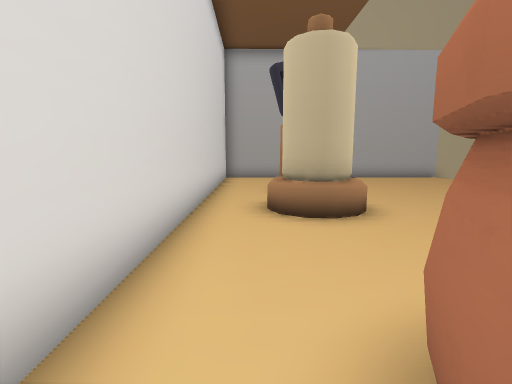
View 1 (above)

16 first-person views from a walk through a scene from a Unity 3-D project. The camera is 1.2 m above the floor, tilts 8° down and sees 85° across. The floor is counted in squares, 1 m on a side. Each view is taken from the middle of a square. On the plan, view 1 faces up. The plan holds only what a view shows up to about 13 squares ahead; the rest is blank. The place goes on beyond the plan.

View 2
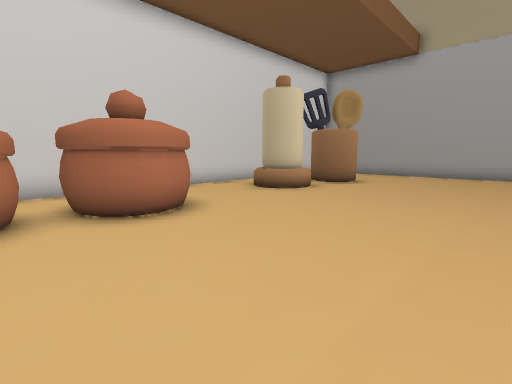

View 3
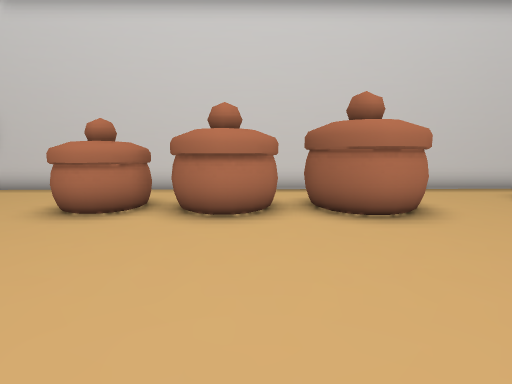

View 4
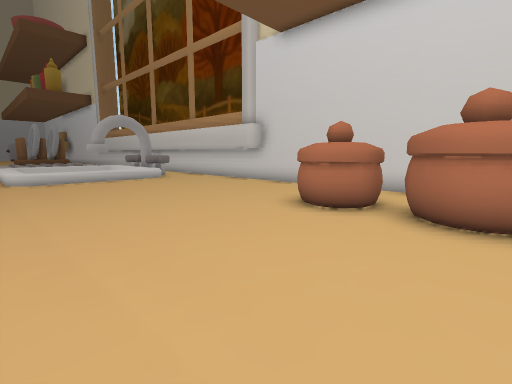

View 5
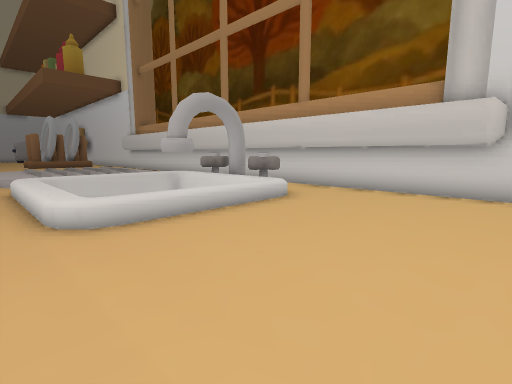

View 6
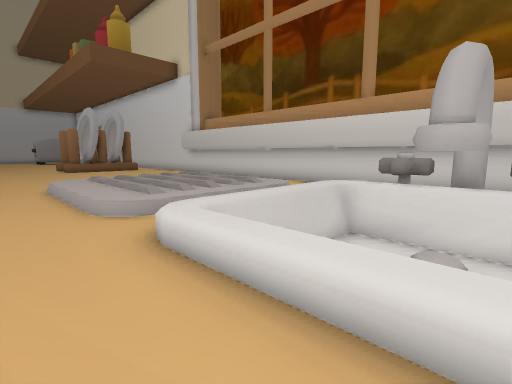

View 7
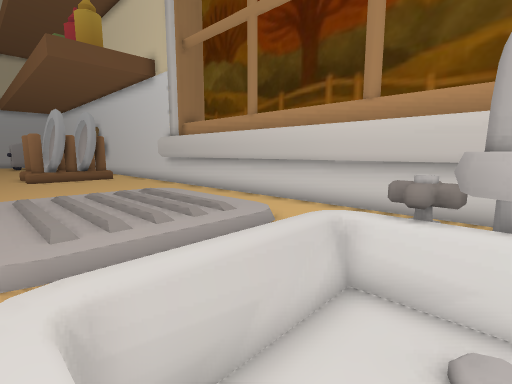

View 8
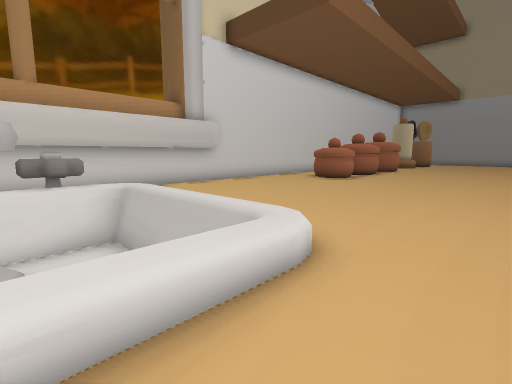

View 9
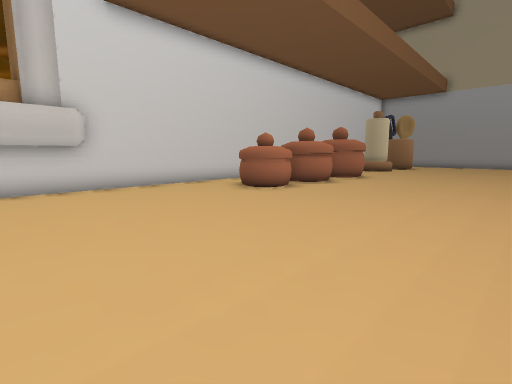

View 10
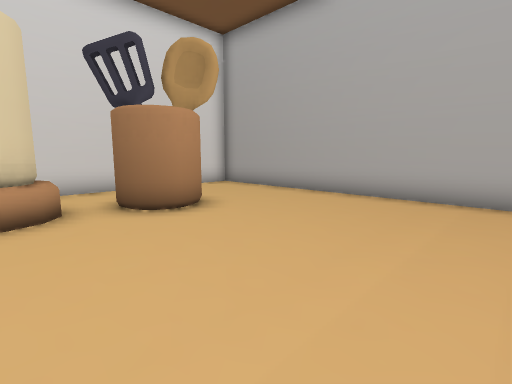

View 11
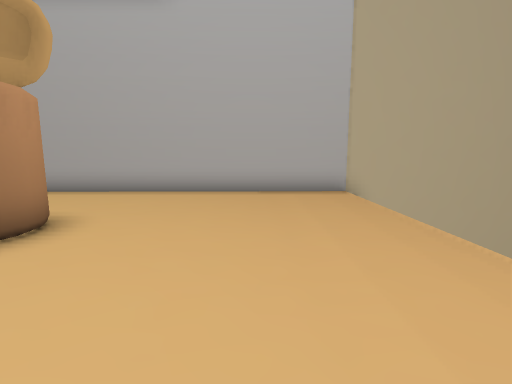

View 12
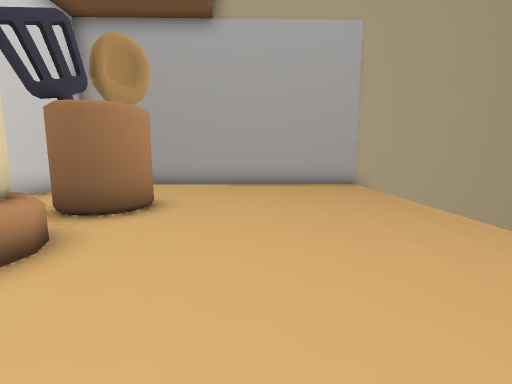

View 13
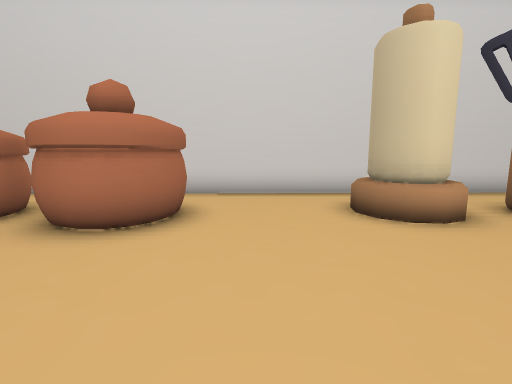

View 14
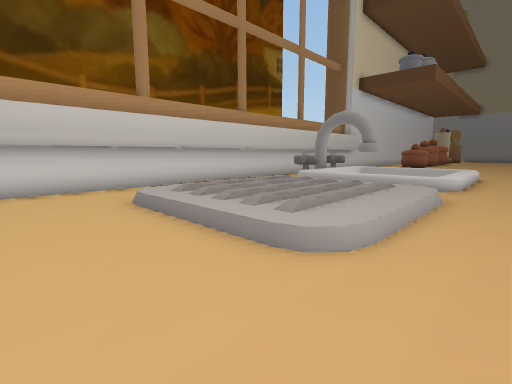

View 15
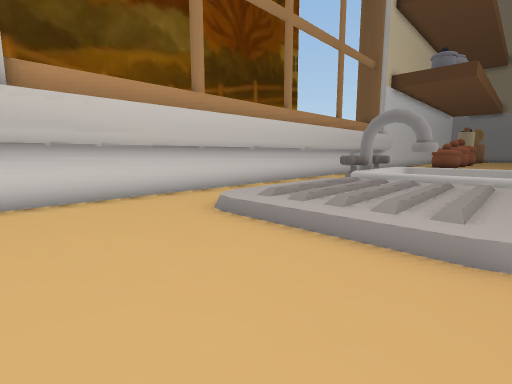

View 16
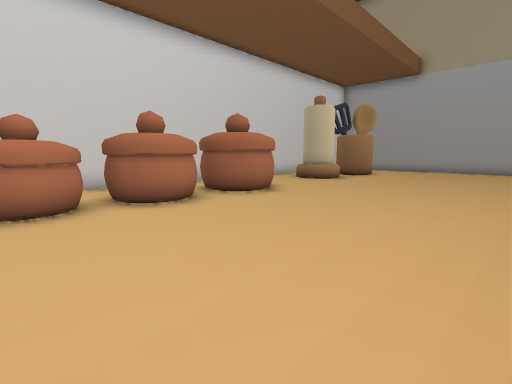

### Floor plan
Key: @ floor where view 1 was taken; # wall or solid block; x gap in a wall; . main floor; : floor 0.25 m higher than the main floor; + floor 0.5 m higher than the main floor; / step, stairs or slope; = window, fence, low wall or low ledge; ^ raised ledge; v drop or lower ground; O other object.
Columns run from 2 left of view 1 to 12 right of it. Each row starts with its distance up from view 1.
 14 ###############
 13 #..........v
 12 #..........v
 11 #..........v
 10 #...O......v
  9 #..OO......v
  8 #...O......v
  7 #..#.......v
  6 #..##......
  5 #..........v
  4 #..........v
  3 #..........v
  2 #..........v
  1 ##.###.....v
  0  #@###.....v
 -1  #..x......v
 -2  #.###......
 -3  #. ##......
 -4  #..^.......
 -5  #.^^^......
 -6  #.^^.......
 -7  #..........
 -8  #..........
 -9  #..........
-10  #..........
-11  #..........
-12  #..........
-13  #..........
-14  #..........
-15  #..//////..
-16  #.=vvvvv+..
-17  #.^vv   +..
-18  #.xv##  +..
-19  #.^vvvv +..
-20  ##^vvvvv+..
-21  ##./+////..
-22   #....//...
-23   #.::::/:..
-24   #.::::::..
-25   # ::::::..
-26   # :/::::..
-27   #.///:::..
-28   #.//:::/..
-29   #.........
-30   #.........
-31   #.........
-32   #........

Positions as (right, up) in squares from view 1, and headings:
1: (0, 0), facing up
2: (8, -2), facing up-left
3: (8, -2), facing left
4: (8, -2), facing down-left
5: (8, -10), facing down-left
6: (9, -17), facing down-left
7: (7, -18), facing down-left
8: (9, -18), facing up-left
9: (9, -13), facing up-left
10: (8, 6), facing up-left
11: (6, 5), facing up
12: (5, 3), facing up
13: (7, 3), facing left
14: (9, -31), facing up-left
15: (7, -32), facing up-left
16: (9, -6), facing up-left
